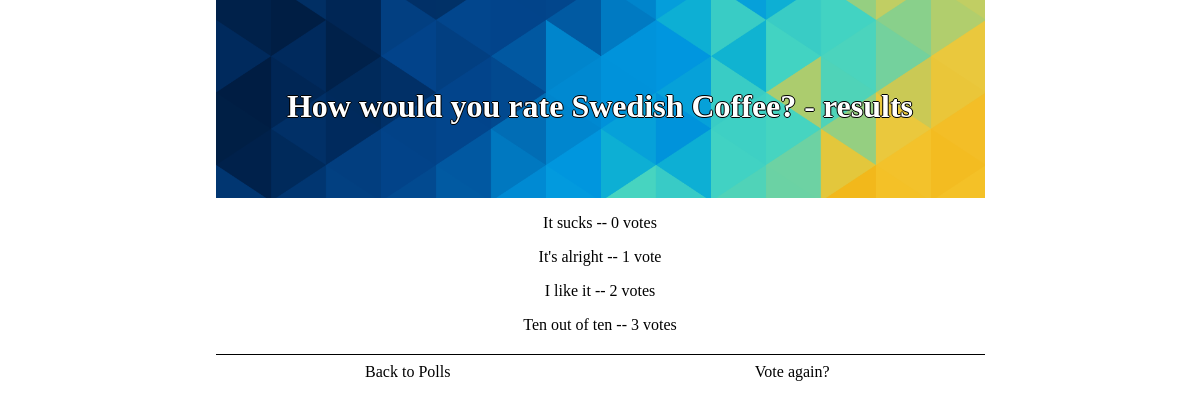
The app's page /polls/2/results/ with its own data.
### polls/models.py (models this page shows, shortened)
class Question(models.Model):
    question_text = models.CharField(max_length=200)
    pub_date = models.DateTimeField('date published')
    def was_published_recently(self):
        now=timezone.now();
        return  now-datetime.timedelta(days=1) <= self.pub_date <= now
    was_published_recently.admin_order_field = 'pub_date'
    was_published_recently.boolean = True
    was_published_recently.short_description = 'Published recently?'

class Choice(models.Model):
    question = models.ForeignKey(Question, on_delete=models.CASCADE)
    choice_text = models.CharField(max_length=200)
    votes = models.IntegerField(default=0)

### polls/views.py (the view)
# urls.py: url(r'^(?P<pk>[0-9]+)/results/$', views.ResultsView.as_view(), name='results'),
class ResultsView(generic.DetailView):
    model = Question
    template_name = 'polls/results.html'

### polls/templates/polls/results.html (shortened to what this page needs)
{% extends "polls/base.html" %}
{% load staticfiles %}
{% block header %}
    <h1>{{ question.question_text}} - results</h1>
{% endblock %}
{%block container %}
{% for choice in question.choice_set.all %}
    <p>{{ choice.choice_text }} -- {{ choice.votes }} vote{{ choice.votes|pluralize }}</p>
{% endfor %}
{% endblock %}
{% block rAction %}
    <a class="actionButton rbutton" href="{% url 'polls:detail' question.id %}">
        Vote again?
    </a>
{% endblock %}

### polls/static/polls/style.css (style rules this page uses)
.content a, h1 { text-align: center; text-decoration: none; }
.headerh1 h1 { margin:0px; padding:0px; }
.actionButton { background-color: white; border: none; cursor:pointer; text-align: center; width:100%; padding-top:8px; padding-bottom:8px; text-decoration: none; color:black; }
.rbutton { order:1; }
@media screen and (min-width: 426px) { .actionButton { width:50%; } }
@media screen and (min-width: 426px) { .rbutton { order:2; } }

### records on screen
Question: question_text "How would you rate Swedish Coffee?"
Choice: choice_text "It sucks", votes "0"
Choice: choice_text "It's alright", votes "1"
Choice: choice_text "I like it", votes "2"
Choice: choice_text "Ten out of ten", votes "3"
